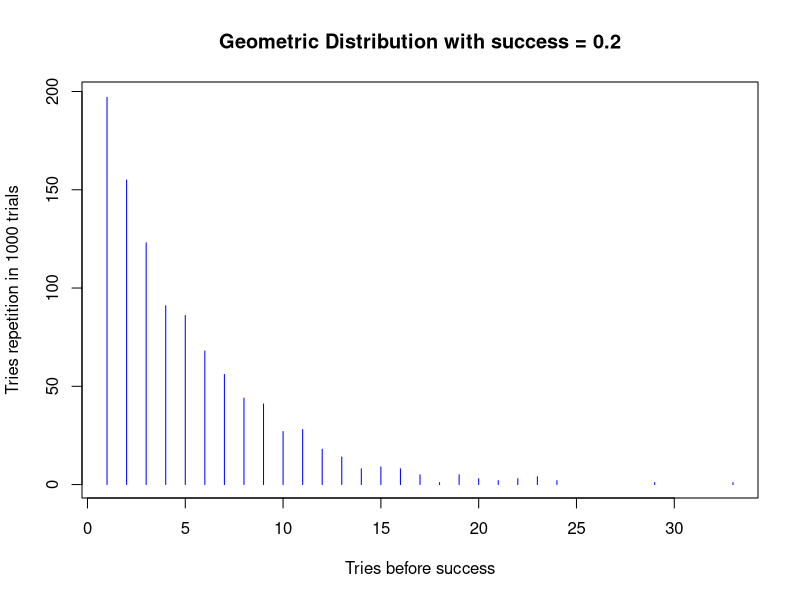

Here is the R script that generated this plot:
success <- 0.2
random_variables <- 1000
options(digits = 3)
trials <- rgeom(random_variables, success)
trials <- trials + 1
largest_value <- max(trials)
largest_value
table(trials)

x_values <- as.numeric(names(table(trials)))
y_values <- as.numeric(table(trials))

mean_trials <- mean(trials)
mean_trials <- sprintf("%.2f", mean_trials)
var_trials <- var(trials)
var_trials <- sprintf("%.2f", var_trials)
sd_trials <- sd(trials)
sd_trials <- sprintf("%.2f", sd_trials)

theoretical_mean_trials <- 1/success
theoretical_var_trials <- (theoretical_mean_trials)*(theoretical_mean_trials-1)
theoretical_sd_trials <- sqrt(theoretical_var_trials)
theoretical_mean_trials <- sprintf("%.2f", theoretical_mean_trials)
theoretical_var_trials <- sprintf("%.2f", theoretical_var_trials)
theoretical_sd_trials <- sprintf("%.2f", theoretical_sd_trials)

#Actual Values
mean_trials
var_trials
sd_trials 

#Theoretical Values
theoretical_mean_trials
theoretical_var_trials
theoretical_sd_trials 

#x <- seq(1, length(table(trials)))
plot(x_values, y_values, xlab = "Tries before success",
     ylab = "Tries repetition in 1000 trials", type = "h", col = "blue")
title(main = "Geometric Distribution with success = 0.2")


